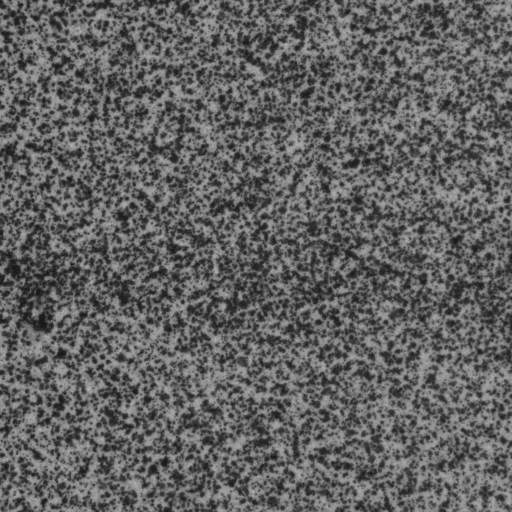
#> input picture varify/img2/2.tif, 512 x 512 px, found by its file name; its folder holds only this picture in this run
$ python add_midhaze.py
#> lines starting #> are read from the running program, lines starting #| are printed output that depends on the picture
import cv2, math
import numpy as np
import random
import os
def demo(img_path):
    # 图片地址和名称，默认是同一层文件地址，如有需要可更改。

    img = cv2.imread(img_path)
    img_f = img / 255.0 # 归一化
    if len(img.shape)==3:
        (row, col, chs) = img.shape
    else:
        (row, col) = img.shape
    A = 0.5  # 亮度
    beta = 0.08  # 雾的浓度
    #beta = betaa[random.randint(0,len(betaa)-1)] # 随机初始化雾的浓度
    size = math.sqrt(max(row, col))  # 雾化尺寸，可根据自己的条件进行调节，一般的范围在中心点位置但不是很大，可自己手动设置参数
    # size = 40 # 这是我自己设置的参数，效果很不错
    center = (row // 2, col // 2)  # 雾化中心 就是图片的中心
    for j in range(row):
        for l in range(col):
            d = -0.04 * math.sqrt((j - center[0]) ** 2 + (l - center[1]) ** 2) + size
            td = math.exp(-beta * d)
            img_f[j][l][:] = img_f[j][l][:] * td + A * (1 - td) # 标准光学模型，图片的RGB三通道进行加雾
    #cv2.imwrite('./essay/0.png', img_f*255) # 图片生成名字，切记务必要回复图片 *255，否则生成图片错误，可以尝试
    #cv2.imshow("src", img)
    #cv2.imshow("dst", img_f) # 显示图片
    return img_f
def demo1(img_path):
    # 图片地址和名称，默认是同一层文件地址，如有需要可更改。

#> called with img_path = './essay/varify/img2/2.tif'
    img = cv2.imread(img_path)
#> img is the input picture: shape (512, 512, 3); min 18, max 188, mean 97.3
    img_f = img / 255.0 # 归一化
    if len(img.shape)==3:
        (row, col, chs) = img.shape
#> row = 512; col = 512; chs = 3
    else:
        (row, col) = img.shape
    #A = 0.5  # 亮度
    beta = 0.5  # 雾的浓度
    #beta = betaa[random.randint(0,len(betaa)-1)] # 随机初始化雾的浓度
    size = math.sqrt(max(row, col))
#> size = 22.63
    size=0  # 雾化尺寸，可根据自己的条件进行调节，一般的范围在中心点位置但不是很大，可自己手动设置参数
    # size = 40 # 这是我自己设置的参数，效果很不错
    center = (row // 2, col // 2)  # 雾化中心 就是图片的中心
#> center = (256, 256)
    for j in range(row):
        for l in range(col):
            d = -0.004 * math.sqrt((j - center[0]) ** 2 + (l - center[1]) ** 2) + size
            td = beta
            A=0.3*math.exp(-beta * d)
            #print(A)
            img_f[j][l][:] = img_f[j][l][:] * td + A * (1 - td) # 标准光学模型，图片的RGB三通道进行加雾
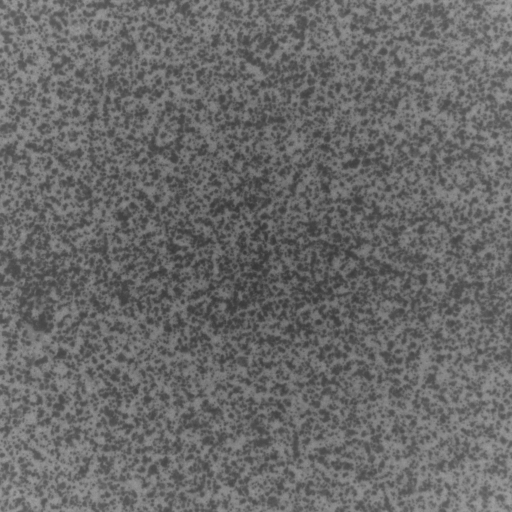
#> img_f: shape (512, 512, 3) float64; min 0.215, max 0.651, mean 0.415
    #cv2.imwrite('./essay/0.png', img_f*255) # 图片生成名字，切记务必要回复图片 *255，否则生成图片错误，可以尝试
    #cv2.imshow("src", img)
    #cv2.imshow("dst", img_f) # 显示图片
    return img_f
if __name__ == '__main__':

    from tqdm import tqdm
    sets='img2'
    path=os.path.join('./essay/varify',sets)
    path1='./essay/varify/haze'
    path1=os.path.join(path1,sets)
    mode='mid'

    if os.path.exists(path1)==False:
        os.mkdir(path1)
    if os.path.exists(os.path.join(path1,mode))==False:
        os.mkdir(os.path.join(path1,mode))
    for i in tqdm(os.listdir(path)):
        #img=load_img(os.path.join(path,i))
        img=demo1(os.path.join(path,i))
        if 'tif' not in i:
            cv2.imwrite(os.path.join(path1,mode,i),img*255)
        else:
            cv2.imwrite(os.path.join(path1,mode,os.path.splitext(i)[0] + '.bmp'),img*255)
